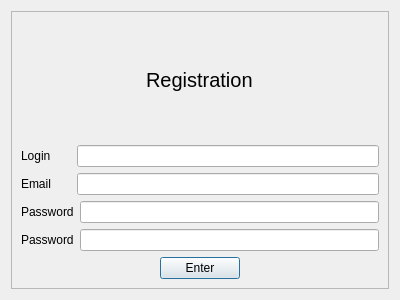
<?xml version="1.0" encoding="UTF-8"?>
<ui version="4.0">
 <class>Dialog</class>
 <widget class="QDialog" name="Dialog">
  <property name="geometry">
   <rect>
    <x>0</x>
    <y>0</y>
    <width>400</width>
    <height>300</height>
   </rect>
  </property>
  <property name="windowTitle">
   <string>Dialog</string>
  </property>
  <layout class="QVBoxLayout" name="verticalLayout_4">
   <item>
    <layout class="QVBoxLayout" name="verticalLayout_3" stretch="1">
     <item>
      <widget class="QFrame" name="frame">
       <property name="frameShape">
        <enum>QFrame::StyledPanel</enum>
       </property>
       <property name="frameShadow">
        <enum>QFrame::Raised</enum>
       </property>
       <layout class="QVBoxLayout" name="verticalLayout_2" stretch="1,6,1">
        <item alignment="Qt::AlignHCenter">
         <widget class="QLabel" name="Login_lbl">
          <property name="sizePolicy">
           <sizepolicy hsizetype="Preferred" vsizetype="Preferred">
            <horstretch>0</horstretch>
            <verstretch>0</verstretch>
           </sizepolicy>
          </property>
          <property name="minimumSize">
           <size>
            <width>0</width>
            <height>22</height>
           </size>
          </property>
          <property name="font">
           <font>
            <pointsize>15</pointsize>
           </font>
          </property>
          <property name="text">
           <string>Registration</string>
          </property>
         </widget>
        </item>
        <item>
         <layout class="QVBoxLayout" name="verticalLayout">
          <item>
           <layout class="QHBoxLayout" name="horizontalLayout_7">
            <item>
             <widget class="QLabel" name="label_2">
              <property name="sizePolicy">
               <sizepolicy hsizetype="Fixed" vsizetype="Preferred">
                <horstretch>0</horstretch>
                <verstretch>0</verstretch>
               </sizepolicy>
              </property>
              <property name="minimumSize">
               <size>
                <width>50</width>
                <height>0</height>
               </size>
              </property>
              <property name="text">
               <string>Login</string>
              </property>
             </widget>
            </item>
            <item>
             <widget class="QLineEdit" name="login_edit"/>
            </item>
           </layout>
          </item>
          <item>
           <layout class="QHBoxLayout" name="horizontalLayout">
            <item>
             <widget class="QLabel" name="label_4">
              <property name="sizePolicy">
               <sizepolicy hsizetype="Fixed" vsizetype="Preferred">
                <horstretch>0</horstretch>
                <verstretch>0</verstretch>
               </sizepolicy>
              </property>
              <property name="minimumSize">
               <size>
                <width>50</width>
                <height>0</height>
               </size>
              </property>
              <property name="text">
               <string>Email</string>
              </property>
             </widget>
            </item>
            <item>
             <widget class="QLineEdit" name="email_edit"/>
            </item>
           </layout>
          </item>
          <item>
           <layout class="QHBoxLayout" name="horizontalLayout_2">
            <item>
             <widget class="QLabel" name="label_3">
              <property name="sizePolicy">
               <sizepolicy hsizetype="Fixed" vsizetype="Preferred">
                <horstretch>0</horstretch>
                <verstretch>0</verstretch>
               </sizepolicy>
              </property>
              <property name="minimumSize">
               <size>
                <width>50</width>
                <height>0</height>
               </size>
              </property>
              <property name="text">
               <string>Password</string>
              </property>
             </widget>
            </item>
            <item>
             <widget class="QLineEdit" name="password_edit"/>
            </item>
           </layout>
          </item>
          <item>
           <layout class="QHBoxLayout" name="horizontalLayout_4">
            <item>
             <widget class="QLabel" name="label">
              <property name="sizePolicy">
               <sizepolicy hsizetype="Fixed" vsizetype="Preferred">
                <horstretch>0</horstretch>
                <verstretch>0</verstretch>
               </sizepolicy>
              </property>
              <property name="minimumSize">
               <size>
                <width>50</width>
                <height>0</height>
               </size>
              </property>
              <property name="text">
               <string>Password</string>
              </property>
             </widget>
            </item>
            <item>
             <widget class="QLineEdit" name="dbl_pwd_edit"/>
            </item>
           </layout>
          </item>
         </layout>
        </item>
        <item alignment="Qt::AlignHCenter">
         <widget class="QPushButton" name="enter_btn">
          <property name="text">
           <string>Enter</string>
          </property>
         </widget>
        </item>
       </layout>
      </widget>
     </item>
    </layout>
   </item>
  </layout>
 </widget>
 <resources/>
 <connections/>
</ui>
